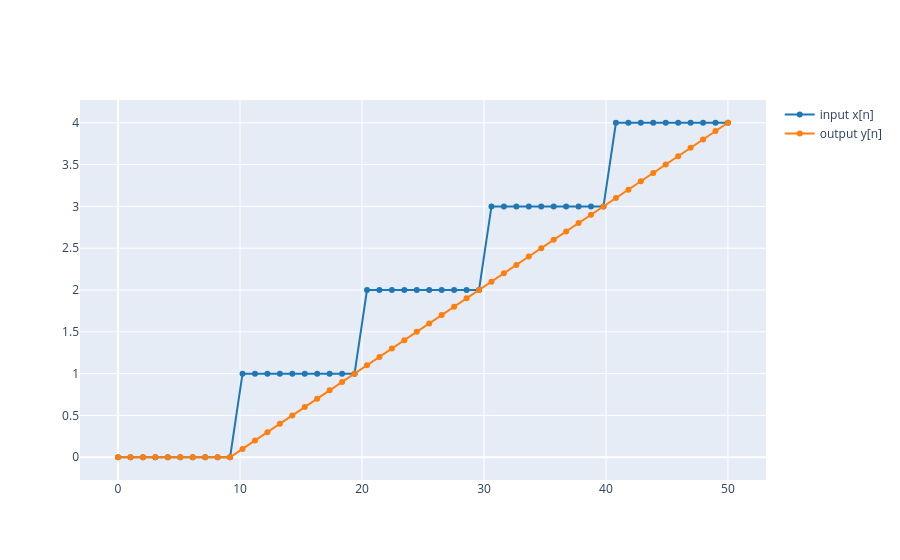

The notebook cell saved with this chart:
### Markdown cell above
1.3 Run the example above using the `averaging_filter` instead. Change the number N to different values and explain what happen.

### Code cell
# Write your code here
fs = 1
x = [np.floor(x/10) for x in range(50)]
y = averaging_filter(x, N = 10)

plot_signals([x, y], fs, name=['input x[n]', 'output y[n]'], mode='lines+markers')

### Figure 1 — Plotly figure (JSON) as saved in the notebook; plotly's stock layout.template omitted (floating-point values rounded to 4 significant figures)
{"data": [{"line": {"color": "#1f77b4", "shape": "linear"}, "mode": "lines+markers", "name": "input x[n]", "type": "scatter", "x": [0.0, 1.02, 2.041, 3.061, 4.082, 5.102, 6.122, 7.143, 8.163, 9.184, 10.2, 11.22, 12.24, 13.27, 14.29, 15.31, 16.33, 17.35, 18.37, 19.39, 20.41, 21.43, 22.45, 23.47, 24.49, 25.51, 26.53, 27.55, 28.57, 29.59, 30.61, 31.63, 32.65, 33.67, 34.69, 35.71, 36.73, 37.76, 38.78, 39.8, 40.82, 41.84, 42.86, 43.88, 44.9, 45.92, 46.94, 47.96, 48.98, 50.0], "y": [0, 0, 0, 0, 0, 0, 0, 0, 0, 0, 1, 1, 1, 1, 1, 1, 1, 1, 1, 1, 2, 2, 2, 2, 2, 2, 2, 2, 2, 2, 3, 3, 3, 3, 3, 3, 3, 3, 3, 3, 4, 4, 4, 4, 4, 4, 4, 4, 4, 4]}, {"line": {"color": "#ff7f0e", "shape": "linear"}, "mode": "lines+markers", "name": "output y[n]", "type": "scatter", "x": [0.0, 1.02, 2.041, 3.061, 4.082, 5.102, 6.122, 7.143, 8.163, 9.184, 10.2, 11.22, 12.24, 13.27, 14.29, 15.31, 16.33, 17.35, 18.37, 19.39, 20.41, 21.43, 22.45, 23.47, 24.49, 25.51, 26.53, 27.55, 28.57, 29.59, 30.61, 31.63, 32.65, 33.67, 34.69, 35.71, 36.73, 37.76, 38.78, 39.8, 40.82, 41.84, 42.86, 43.88, 44.9, 45.92, 46.94, 47.96, 48.98, 50.0], "y": [0.0, 0.0, 0.0, 0.0, 0.0, 0.0, 0.0, 0.0, 0.0, 0.0, 0.1, 0.2, 0.3, 0.4, 0.5, 0.6, 0.7, 0.8, 0.9, 1.0, 1.1, 1.2, 1.3, 1.4, 1.5, 1.6, 1.7, 1.8, 1.9, 2.0, 2.1, 2.2, 2.3, 2.4, 2.5, 2.6, 2.7, 2.8, 2.9, 3.0, 3.1, 3.2, 3.3, 3.4, 3.5, 3.6, 3.7, 3.8, 3.9, 4.0]}], "layout": {}}
